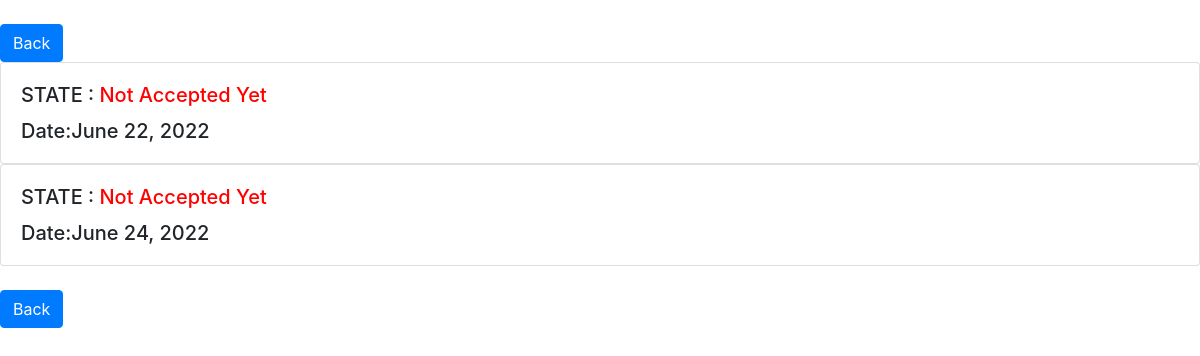
/All_Apointementsforuser (signed in), run on an earlier commit of the app's database.
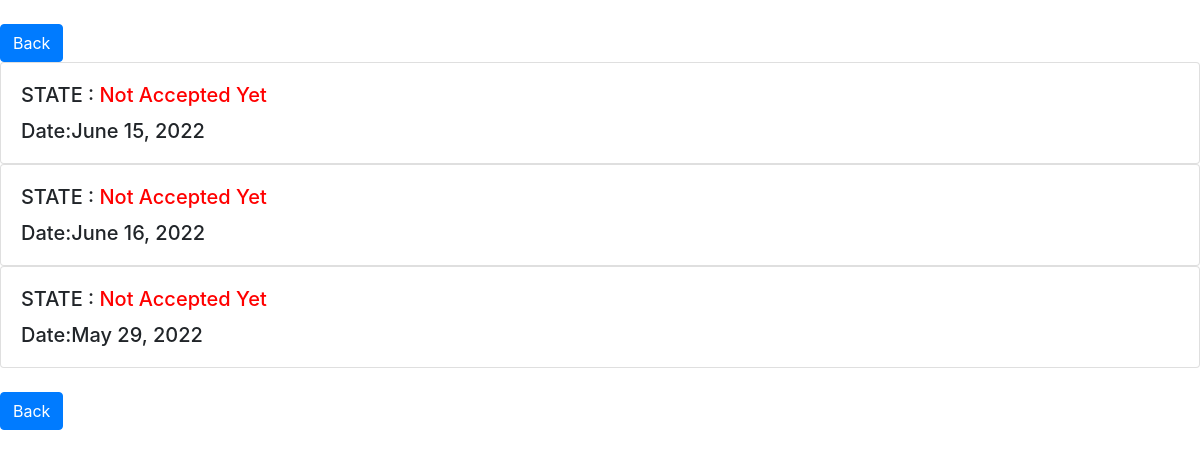
And on a later commit of the database.
### aposite/models.py (models this page shows)
class appointments(models.Model):
    user = models.ForeignKey(User,on_delete=models.PROTECT)
    Reserve = models.DateField()
    Cancel =models.BooleanField(default=False)
    approve= models.BooleanField(default=False)
    make_as_missed = models.BooleanField(default=False)
    make_as_finished= models.BooleanField(default=False)

### aposite/views.py (the view)
# urls.py: path('All_Apointementsforuser', views.All_Apointementsforuser, name='All_Apointementsforuser'),
@login_required(login_url='login')
def All_Apointementsforuser (request):
    user= request.user
    query=appointments.objects.filter(user=user)
    return render(request, 'user_view/AllApointements.html',{'details':query})

### aposite/templates/user_view/AllApointements.html (shortened to what this page needs)
<!DOCTYPE html>
<html lang="en">
    <head>
        <link rel="stylesheet" href="https://maxcdn.bootstrapcdn.com/bootstrap/4.0.0/css/bootstrap.min.css">
    </head>
<body>
    <br>
    <a class="btn btn-primary" href="{%url 'UserViwe'%}">Back</a> <br>
    <div class="row-1" >
        {% for x in details%}
        <div class="card">
            <div class="card-body">
            {% if x.approve %}
            <h5 class="card-title">STATE : <span style="color: green">Accepted </span></h5>
              {%else%}
              <h5 class="card-title" >STATE : <span style="color: red">Not Accepted Yet </span></h5>
              {%endif%}
              <h5 class="card-text">Date:{{x.Reserve}}</h5>
            </div>
          </div>
           {% endfor %}
           <br>
           <a class="btn btn-primary" href="{%url 'UserViwe'%}">Back</a> <br>
</body>
</html>

What changed in the data, as far as the page shows it:
removed appointments: shows "STATE :", approve "Not Accepted Yet", Reserve "June 22, 2022"
removed appointments: shows "STATE :", approve "Not Accepted Yet", Reserve "June 24, 2022"
added appointments: shows "STATE :", approve "Not Accepted Yet", Reserve "June 15, 2022"
added appointments: shows "STATE :", approve "Not Accepted Yet", Reserve "June 16, 2022"
added appointments: shows "STATE :", approve "Not Accepted Yet", Reserve "May 29, 2022"
